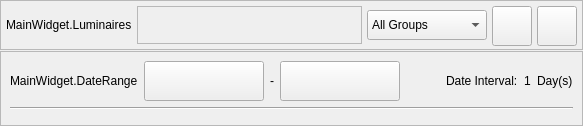
              <widget class="QWidget" name="pageEnergyMonitoring">
               <layout class="QVBoxLayout" name="verticalLayout_20">
                <property name="spacing">
                 <number>1</number>
                </property>
                <property name="leftMargin">
                 <number>0</number>
                </property>
                <property name="topMargin">
                 <number>0</number>
                </property>
                <property name="rightMargin">
                 <number>0</number>
                </property>
                <property name="bottomMargin">
                 <number>0</number>
                </property>
                <item>
                 <widget class="QFrame" name="frameLumHeadOfEnergyMonitoring">
                  <property name="minimumSize">
                   <size>
                    <width>0</width>
                    <height>50</height>
                   </size>
                  </property>
                  <property name="maximumSize">
                   <size>
                    <width>16777215</width>
                    <height>50</height>
                   </size>
                  </property>
                  <property name="frameShape">
                   <enum>QFrame::StyledPanel</enum>
                  </property>
                  <property name="frameShadow">
                   <enum>QFrame::Raised</enum>
                  </property>
                  <layout class="QHBoxLayout" name="horizontalLayout_24">
                   <property name="spacing">
                    <number>5</number>
                   </property>
                   <property name="leftMargin">
                    <number>5</number>
                   </property>
                   <property name="topMargin">
                    <number>5</number>
                   </property>
                   <property name="rightMargin">
                    <number>5</number>
                   </property>
                   <property name="bottomMargin">
                    <number>5</number>
                   </property>
                   <item>
                    <widget class="QLabel" name="labelLumTitleOfEnergyMonitoring">
                     <property name="text">
                      <string>MainWidget.Luminaires</string>
                     </property>
                    </widget>
                   </item>
                   <item>
                    <widget class="QFrame" name="frameLumGroup_3">
                     <property name="sizePolicy">
                      <sizepolicy hsizetype="Expanding" vsizetype="Preferred">
                       <horstretch>0</horstretch>
                       <verstretch>0</verstretch>
                      </sizepolicy>
                     </property>
                     <property name="frameShape">
                      <enum>QFrame::StyledPanel</enum>
                     </property>
                     <property name="frameShadow">
                      <enum>QFrame::Raised</enum>
                     </property>
                    </widget>
                   </item>
                   <item>
                    <widget class="QComboBox" name="combLumGroupOfEnergyMonitoring">
                     <property name="minimumSize">
                      <size>
                       <width>120</width>
                       <height>30</height>
                      </size>
                     </property>
                     <property name="maximumSize">
                      <size>
                       <width>120</width>
                       <height>30</height>
                      </size>
                     </property>
                     <item>
                      <property name="text">
                       <string>All Groups</string>
                      </property>
                     </item>
                    </widget>
                   </item>
                   <item>
                    <widget class="QPushButton" name="buttonLumAppOfEnergyMonitoring">
                     <property name="minimumSize">
                      <size>
                       <width>40</width>
                       <height>40</height>
                      </size>
                     </property>
                     <property name="maximumSize">
                      <size>
                       <width>40</width>
                       <height>40</height>
                      </size>
                     </property>
                     <property name="text">
                      <string/>
                     </property>
                    </widget>
                   </item>
                   <item>
                    <widget class="QPushButton" name="buttonLumSetupOfEnergyMonitoring">
                     <property name="minimumSize">
                      <size>
                       <width>40</width>
                       <height>40</height>
                      </size>
                     </property>
                     <property name="maximumSize">
                      <size>
                       <width>40</width>
                       <height>40</height>
                      </size>
                     </property>
                     <property name="text">
                      <string/>
                     </property>
                    </widget>
                   </item>
                  </layout>
                 </widget>
                </item>
                <item>
                 <widget class="QFrame" name="frameLumBodyOfEnergyMonitoring">
                  <property name="frameShape">
                   <enum>QFrame::StyledPanel</enum>
                  </property>
                  <property name="frameShadow">
                   <enum>QFrame::Raised</enum>
                  </property>
                  <layout class="QVBoxLayout" name="verticalLayout_5">
                   <item>
                    <layout class="QHBoxLayout" name="horizontalLayout_26">
                     <item>
                      <layout class="QHBoxLayout" name="horizontalLayout_16">
                       <item>
                        <widget class="QLabel" name="label">
                         <property name="text">
                          <string>MainWidget.DateRange</string>
                         </property>
                        </widget>
                       </item>
                       <item>
                        <widget class="QPushButton" name="buttonHistoryStartDate">
                         <property name="minimumSize">
                          <size>
                           <width>120</width>
                           <height>40</height>
                          </size>
                         </property>
                         <property name="text">
                          <string/>
                         </property>
                        </widget>
                       </item>
                       <item>
                        <widget class="QLabel" name="label_2">
                         <property name="text">
                          <string>-</string>
                         </property>
                        </widget>
                       </item>
                       <item>
                        <widget class="QPushButton" name="buttonHistoryStopDate">
                         <property name="minimumSize">
                          <size>
                           <width>120</width>
                           <height>40</height>
                          </size>
                         </property>
                         <property name="text">
                          <string/>
                         </property>
                        </widget>
                       </item>
                      </layout>
                     </item>
                     <item>
                      <spacer name="horizontalSpacer_11">
                       <property name="orientation">
                        <enum>Qt::Horizontal</enum>
                       </property>
                       <property name="sizeHint" stdset="0">
                        <size>
                         <width>40</width>
                         <height>20</height>
                        </size>
                       </property>
                      </spacer>
                     </item>
                     <item>
                      <layout class="QHBoxLayout" name="horizontalLayout_25">
                       <item>
                        <widget class="QLabel" name="label_3">
                         <property name="text">
                          <string>Date Interval:</string>
                         </property>
                        </widget>
                       </item>
                       <item>
                        <widget class="QLabel" name="labelHistoryDateInterval">
                         <property name="text">
                          <string>1</string>
                         </property>
                        </widget>
                       </item>
                       <item>
                        <widget class="QLabel" name="label_4">
                         <property name="text">
                          <string>Day(s)</string>
                         </property>
                        </widget>
                       </item>
                      </layout>
                     </item>
                    </layout>
                   </item>
                   <item>
                    <widget class="Line" name="line">
                     <property name="orientation">
                      <enum>Qt::Horizontal</enum>
                     </property>
                    </widget>
                   </item>
                   <item>
                    <widget class="QFrame" name="frameHistoryData">
                     <property name="sizePolicy">
                      <sizepolicy hsizetype="Preferred" vsizetype="Expanding">
                       <horstretch>0</horstretch>
                       <verstretch>0</verstretch>
                      </sizepolicy>
                     </property>
                     <property name="frameShape">
                      <enum>QFrame::StyledPanel</enum>
                     </property>
                     <property name="frameShadow">
                      <enum>QFrame::Raised</enum>
                     </property>
                    </widget>
                   </item>
                  </layout>
                 </widget>
                </item>
               </layout>
              </widget>
